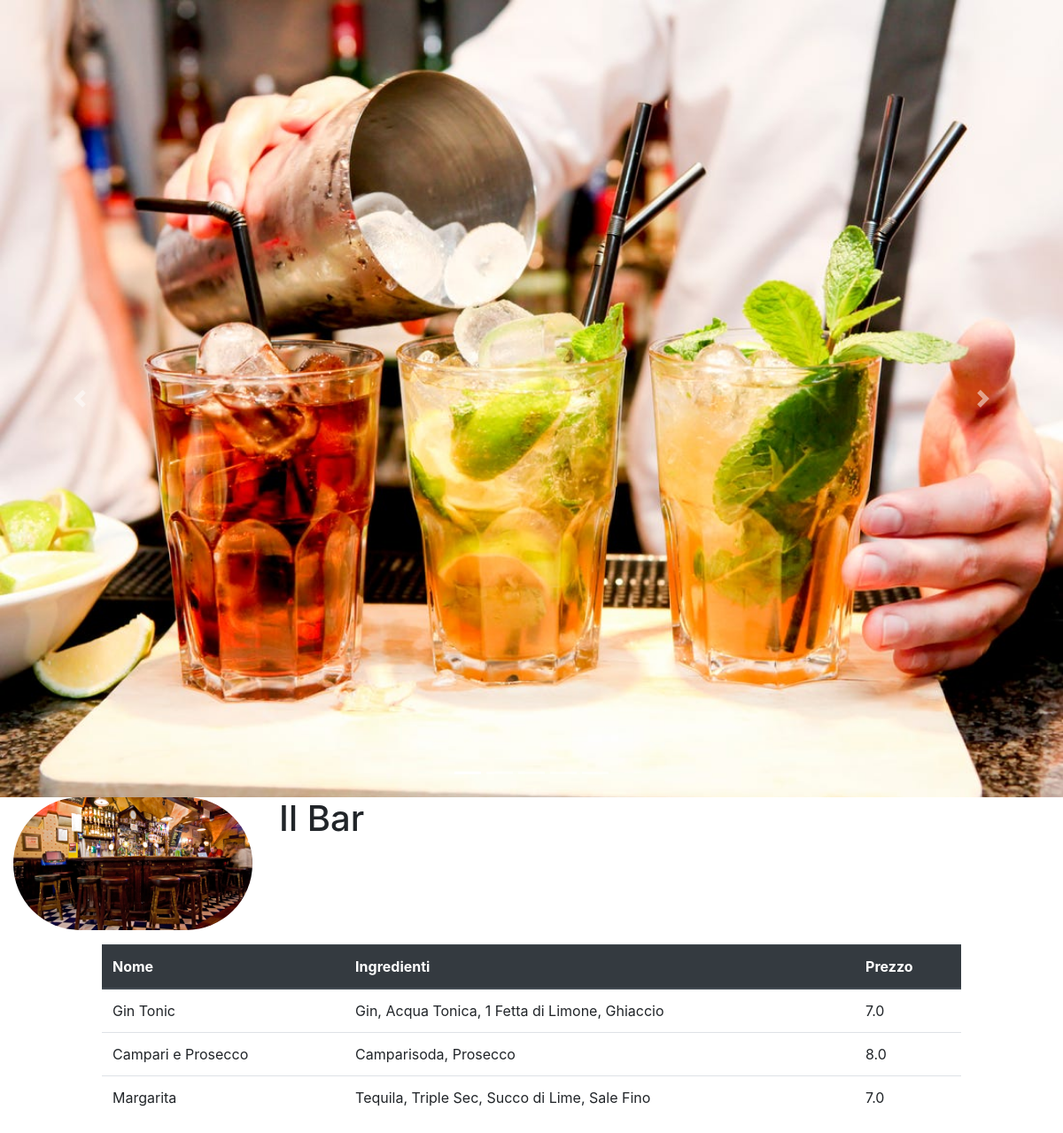
Before: / with the older database file.
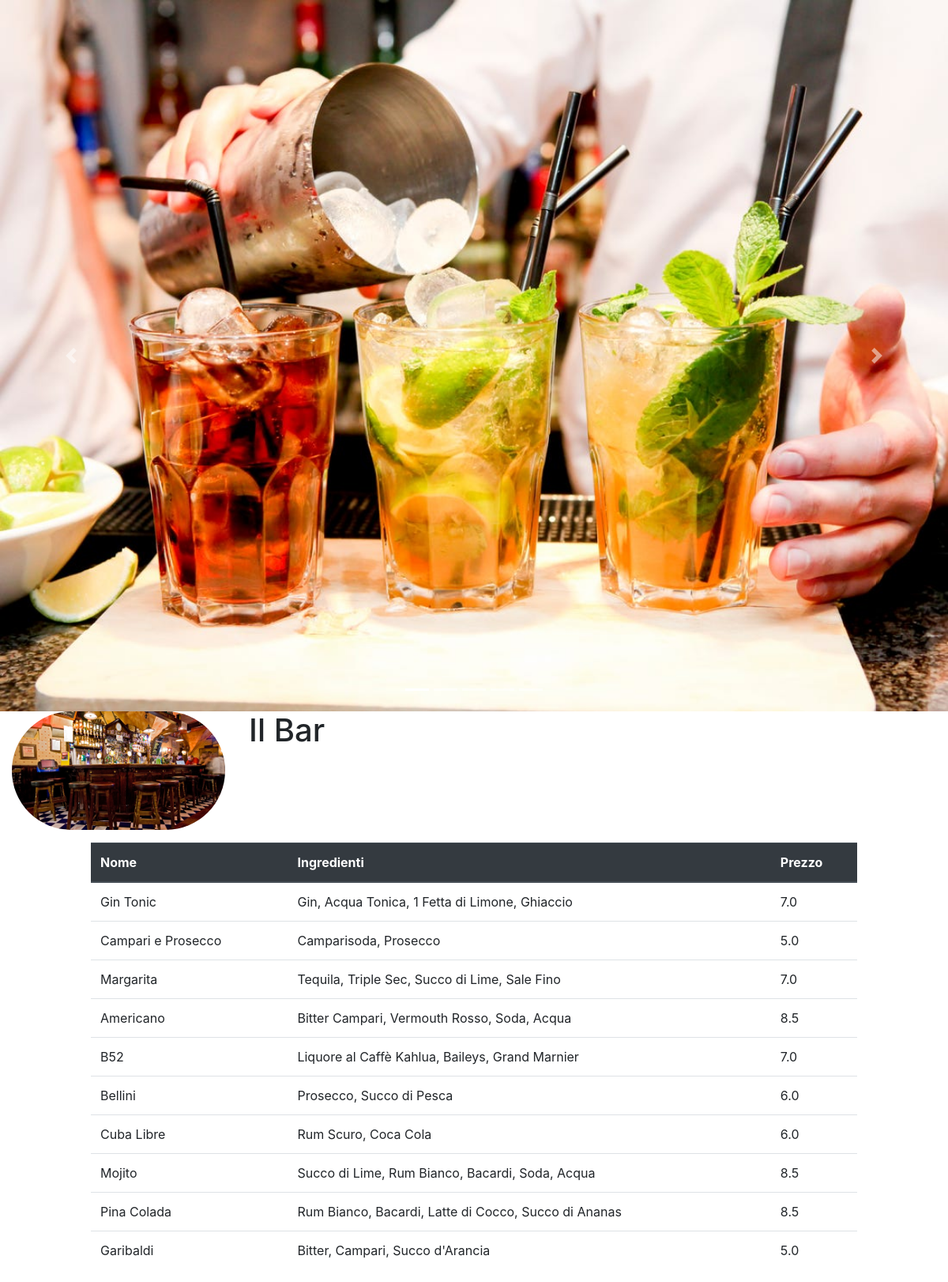
After: the same page with the newer database file.
### bar/models.py (models this page shows, shortened)
class Cocktail(models.Model):
    id = models.BigAutoField(primary_key=True)
    nome = models.CharField(max_length=100)
    ingredienti = models.TextField()  # This field type is a guess.
    prezzo = models.FloatField()
    class Meta:
        db_table = 'Cocktail'

### bar/views.py (the view)
# urls.py: path('', views.HomepageView.as_view(), name='home'),
class HomepageView(generic.ListView):
    template_name = 'bar/homepage.html'
    context_object_name = 'cocktail_list'
    def get_queryset(self):
        return Cocktail.objects.all()

### bar/templates/bar/homepage.html (shortened to what this page needs)
<!DOCTYPE html>
<html lang="it">
<head>
    {% load static %}
    <link rel="stylesheet" href="{% static 'bar/css/style.css' %}">
    <link rel="stylesheet" href="{% static 'bar/css/bootstrap.css' %}">
</head>
<body>
    <div id="carouselExampleIndicators" class="carousel slide" data-ride="carousel">
      <ol class="carousel-indicators">
        <li data-target="#carouselExampleIndicators" data-slide-to="0" class="active"></li>
        <li data-target="#carouselExampleIndicators" data-slide-to="1"></li>
        <li data-target="#carouselExampleIndicators" data-slide-to="2"></li>
        <li data-target="#carouselExampleIndicators" data-slide-to="3"></li>
        <li data-target="#carouselExampleIndicators" data-slide-to="4"></li>
      </ol>
      <div class="carousel-inner">
        <div class="carousel-item active">
          <img src="../../static/bar/slideshow/slide1.jpg" class="d-block w-100" alt="...">
        </div>
      </div>
      <a class="carousel-control-prev" href="#carouselExampleIndicators" role="button" data-slide="prev">
        <span class="carousel-control-prev-icon" aria-hidden="true"></span>
      </a>
      <a class="carousel-control-next" href="#carouselExampleIndicators" role="button" data-slide="next">
        <span class="carousel-control-next-icon" aria-hidden="true"></span>
      </a>
    </div>
    <div class="container-fluid">
        <div class="row">
            <div class="col-3">
                <img src="{% static "bar/title-image.jpg"  %}" alt="TitleImage" class="img-fluid rounded-pill">
            </div>
            <div class="col-6">
                <h1>Il Bar</h1>
            </div>
        </div>
        <div class="row justify-content-center mt-3">
            <div class="col-10">
                {% if cocktail_list %}
                    <table class="table">
                    <thead class="thead-dark">
                        <tr>
                          <th scope="col">Nome</th>
                          <th scope="col">Ingredienti</th>
                          <th scope="col">Prezzo</th>
                        </tr>
                    </thead>
                    <tbody>
                        {% for cocktail in cocktail_list %}
                        <tr>
                          <td>{{cocktail.nome}}</td>
                          <td>{{cocktail.ingredienti}}</td>
                          <td>{{cocktail.prezzo}}</td>
                        </tr>
                        {% endfor %}
                      </tbody>
                    </table>
                {% endif %}
            </div>
        </div>
    </div>
</body>
</html>

### bar/static/bar/css/style.css (style rules this page uses)
body { background-color: #5b80b2; }

Changed rows visible on the page:
changed Cocktail "Campari e Prosecco": prezzo "8.0" → "5.0"
added Cocktail: nome "Americano", ingredienti "Bitter Campari, Vermouth Rosso, Soda, Acqua", prezzo "8.5"
added Cocktail: nome "B52", ingredienti "Liquore al Caffè Kahlua, Baileys, Grand Marnier", prezzo "7.0"
added Cocktail: nome "Bellini", ingredienti "Prosecco, Succo di Pesca", prezzo "6.0"
added Cocktail: nome "Cuba Libre", ingredienti "Rum Scuro, Coca Cola", prezzo "6.0"
added Cocktail: nome "Mojito", ingredienti "Succo di Lime, Rum Bianco, Bacardi, Soda, Acqua", prezzo "8.5"
added Cocktail: nome "Pina Colada", ingredienti "Rum Bianco, Bacardi, Latte di Cocco, Succo di Ananas", prezzo "8.5"
added Cocktail: nome "Garibaldi", ingredienti "Bitter, Campari, Succo d'Arancia", prezzo "5.0"
